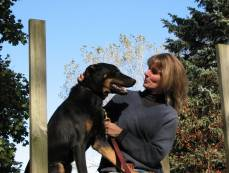
#> input picture test1/10179.jpg, 229 x 173 px, given in place of cat.0.jpg, which was not available
$ python main.py
#> lines starting #> are read from the running program, lines starting #| are printed output that depends on the picture; pictures that were not available may be replaced by others from this repository, and a replacement may not be noted
import numpy as np
from PIL import Image

pixX = 250
pixY = 250

SETSIZE = 50

class EigenFaces:
    def __init__(self):
        self.faces = np.array([])
        self.count = 0
        self.mean = np.array([])

    def add_face(self, face):
        self.count += 1
        self.faces = np.append(self.faces, face)

    def add_faces(self, faceArr, selectedArr):
        for index in selectedArr:
            self.faces = np.append(self.faces, faceArr[index])
            self.count += 1

    def done(self):
        self.faces = self.faces.reshape((self.count, pixX*pixY,))
        for i in range(self.count):
            self.mean = np.append(self.mean, self.faces[i].sum()/(pixX*pixY))
        self.mean = self.mean.dot(1/self.count)

    def test_face(self, face):
        distance = 0
        for i in range(self.count):
            alpha = face.transpose().dot(self.faces[i])
            distance += pow(self.mean[i] - alpha, 2)
        return distance

def getMaxEigenVector(dir, index, setSize):
    #Getting covMatrix
#> called with dir = 'train1/cat.', index = 0, setSize = 50
    X = []
    for i in range(index, index + setSize):
        name = dir + str(i) + '.jpg'
        img = Image.open(name).convert('L')
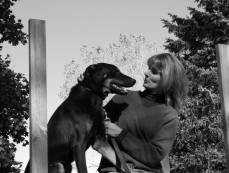
#> img: PIL image 229x173 L; min 0, max 255, mean 104.8
        img = img.resize((pixX, pixY))
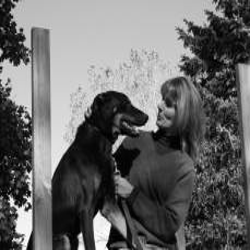
#> img: PIL image 250x250 L; min 0, max 255, mean 104.8
        data = np.asarray(img)
        data = data.ravel()
        X.append(data)
#> pass 2 of the loop in getMaxEigenVector, `for i in range(index, index + setSize):`:
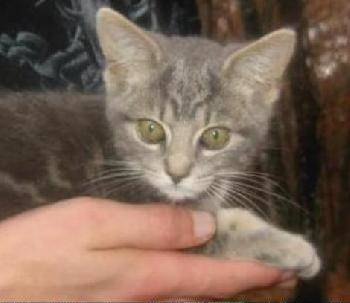
#> input picture test1/10215.jpg, 350 x 303 px, given in place of cat.1.jpg, which was not available
#> in getMaxEigenVector, `img = Image.open(name).convert('L')`:
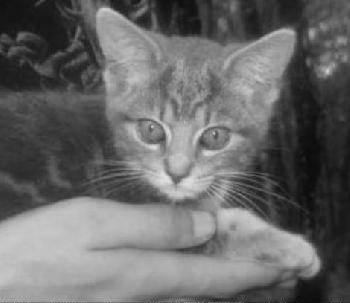
#> img: PIL image 350x303 L; min 9, max 227, mean 104.8
#> in getMaxEigenVector, `img = img.resize((pixX, pixY))`:
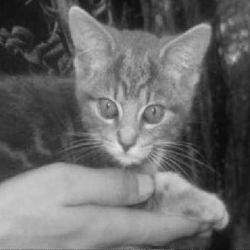
#> img: PIL image 250x250 L; min 10, max 226, mean 104.8
    X = np.array(X)
    X = X.transpose()

    #Eigen value stuff
    L = X.transpose().dot(X)
    eigen = np.linalg.eig(L)
    sorted = np.sort(eigen[0])
    index_arr = [np.where(eigen[0] == sorted[i]) for i in range(len(eigen[0]))]

    #Get sorted eigen vectors
    eigenVectors = np.array(swap_indexes(eigen[1], index_arr))
    ret = np.array([])
    for i in range(setSize):
        ret = np.append(ret, X.dot(eigenVectors[i]))
    return ret

def displayEigenFace(face):
    reravel = face.reshape(pixX, pixY)
    img = Image.fromarray(reravel)
    img = img.convert('L')
    img.show()

def main():
    if 12500%SETSIZE != 0:
        print("Set size must evenly divide into 12500")
        return 0
    cats = EigenFaces()
    dogs = EigenFaces()
    catTest = getMaxEigenVector('train1/cat.', 0, SETSIZE)
    dogTest = getMaxEigenVector('train1/dog.', 0, SETSIZE)

    catTest = catTest.reshape((SETSIZE, pixX * pixY,))
    dogTest = dogTest.reshape((SETSIZE, pixX * pixY,))

    cats.add_faces(catTest, [39, 46, 36, 34, 32, 31, 30, 29, 28, 27, 26, 25, 21, 5, 6])
    dogs.add_faces(dogTest, [3, 5, 7, 9, 10, 12, 16, 17, 18, 22, 23, 24, 25, 26, 44])

    cats.done()
    dogs.done()
    user = input("Face to compare, # to exit\n")
    while(user != "#"):
        index = int(user)
        path = "test2/" + str(index) + ".jpg"
        img = Image.open(path).convert('L').resize((pixX,pixY))
        test = np.asarray(img).ravel()
        catDistance = cats.test_face(test)
        dogDistance = dogs.test_face(test)
        print(catDistance, dogDistance)
        if catDistance > dogDistance:
            print("Image is a dog")
        else:
            print("Image is a cat")
        user = input("Face to compare, # to exit\n")
    return 0

def swap_indexes(arr, indexes):
    ret = []
    for i in range(len(indexes)):
        ret.append(arr[indexes[i][0]][0])
    return ret

if __name__ == "__main__":
#> (the run stopped early here; a loop or call above may not have finished)
